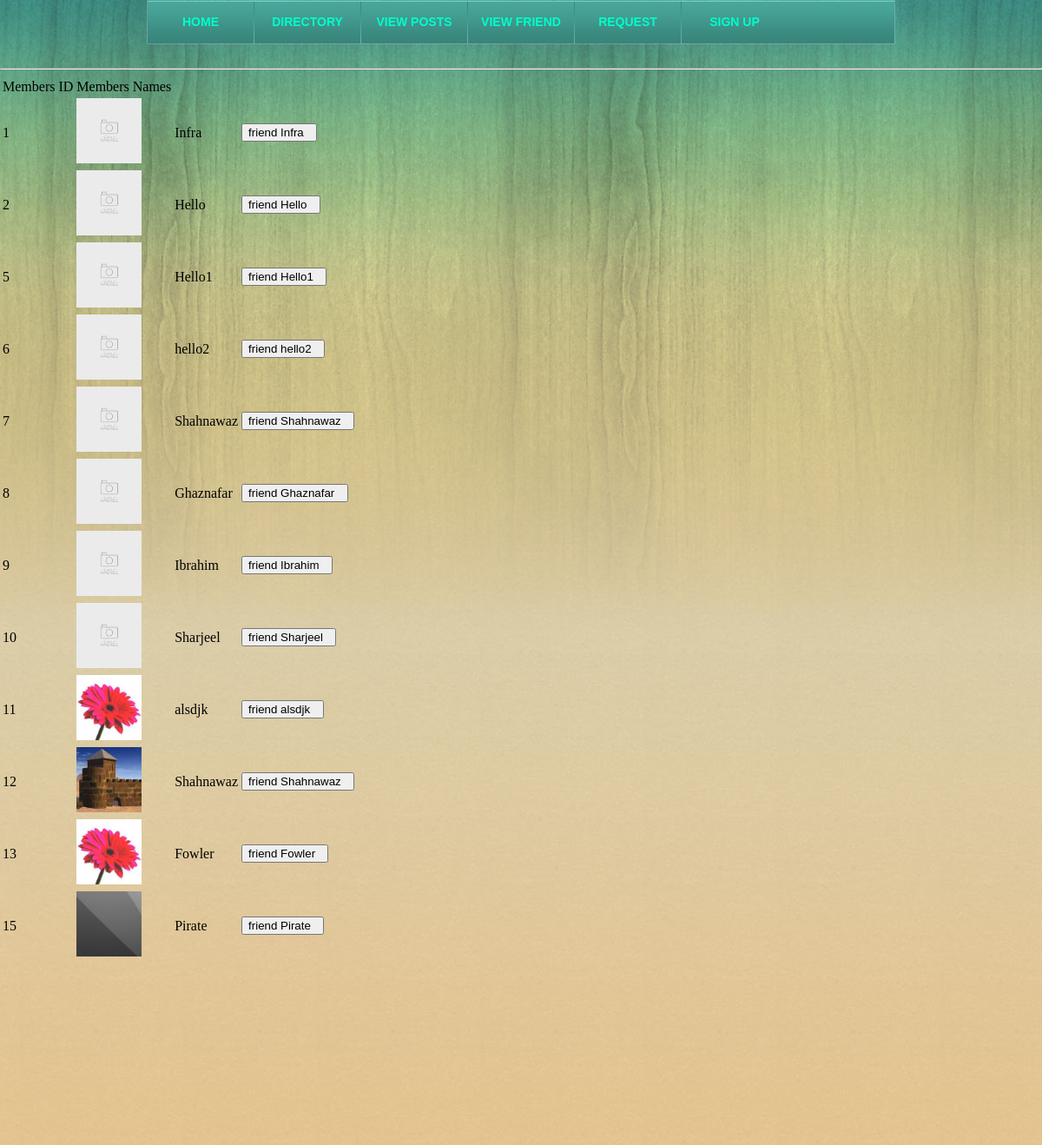
Page /mDir.php on the committed database.
### tables this page shows
CREATE TABLE IF NOT EXISTS `user_table` (
  `user_id` int(11) NOT NULL AUTO_INCREMENT,
  `name` varchar(100) NOT NULL,
  `email` varchar(100) NOT NULL,
  `password` varchar(50) NOT NULL,
  `DOB` date NOT NULL,
  `gender` varchar(10) NOT NULL,
  `user_type` varchar(10) NOT NULL,
  `image` varchar(100) NOT NULL,
  PRIMARY KEY (`user_id`,`email`),
  UNIQUE KEY `user_id` (`user_id`)
);

### mDir.php (the view, shortened to what this page needs)
<!doctype html>
<html>
<head>
<link rel="stylesheet" type="text/css" href="include/style.css">
</head>
<body>
<main>
<table>
	<tr>
    	<td>Members ID</td>
        <td>Members Names</td>
    </tr>
<?php
include 'header.php';
?>
<?php
		echo $a = @$_SESSION['user_id'];
	$query1 = "select * from user_table where user_id!='$a'";
	$run = mysql_query($query1);
	while($row = mysql_fetch_array($run))
	{
		$id = $row['user_id'];
		$name = $row['name'];
		$image = $row['image'];
		if($image=="" || $image == NULL)
		{
				$image = "img/images.jpg";
		}
?>
    <tr>
    <form method="post" action="test.php">
    	<td><?php echo $id; ?></td>
        <td><img src="<?php echo $image; ?>" width="75" height="75" title="<?php echo $name; ?>"></td>
        <td><?php echo $name; ?></td>
        <td>
            <input type="submit" name="submit" value="friend <?php echo $name;?>  "/> </td>
    </form>
    </tr>
    <?php }?>
</table>
</main>
</body>
</html>

### header.php (shortened to what this page needs)
<!doctype html>
<html>
<head>
</head>
<body>
<nav id="navigation">
<ul>
<li><a  href="index.php">HOME</a></li>
<li><a  href="mDir.php">Directory</a></li>
<li><a  href="post.php">View Posts</a></li>
<li><a  href="vFriend.php">View Friend</a></li>
<li><a  href="pRequest.php">Request</a></li>
<?php
if(isset($_SESSION['user_id']))
{
?>
		<li><a  href="index.php?logout=out">Logout</a></li>
<?php
}
else
{
?>
		<li><a href="registration.php">Sign Up</a></li>
<?php
}
?>
</nav><br>
<hr>
</body>
</html>

### include/style.css (style rules this page uses)
main { background:url(bg-pattern.jpg) repeat-x center top; min-height: 1318px; }
body { margin:0px; background:url(bg-body.jpg) repeat left bottom; }

### header.php (style rules this page uses)
nav { padding-left:10px; }
body { margin:0; }
img { border:0; }
#navigation li, #navigation li a:hover, #navigation li { background-image: url(images/bg-menu.png); background-repeat: repeat-x; }
#navigation { background: url(images/bg-navigation.png); clear:both; height:50px; width:860px; margin: 0 auto; padding: 1px; }
#navigation ul { display: inline-block; width: 860px; list-style: none; margin: 0; padding: 0; }
#navigation li { float: left; background-position: 0 -118px; background-repeat: no-repeat; height: 49px; width: 122px; margin: 0; padding-left: 1px; text-align: center; }
#navigation li:first-child { background: none; margin-left: 0; padding-left: 0; }
#navigation li a { color:#0FC; display: block; font: bold 14px/48px Arial, Helvetica, sans-serif; height: 49px; text-decoration: none; text-transform: uppercase; }

### rows in the picture
user_table: user "1", name "Infra", submit "friend Infra"
user_table: user "2", name "Hello", submit "friend Hello"
user_table: user "5", name "Hello1", submit "friend Hello1"
user_table: user "6", name "hello2", submit "friend hello2"
user_table: user "7", name "Shahnawaz", submit "friend Shahnawaz"
user_table: user "8", name "Ghaznafar", submit "friend Ghaznafar"
user_table: user "9", name "Ibrahim", submit "friend Ibrahim"
user_table: user "10", name "Sharjeel", submit "friend Sharjeel"
user_table: user "11", image (picture), name "alsdjk", submit "friend alsdjk"
user_table: user "12", image (picture), name "Shahnawaz", submit "friend Shahnawaz"
user_table: user "13", image (picture), name "Fowler", submit "friend Fowler"
user_table: user "15", image (picture), name "Pirate", submit "friend Pirate"
